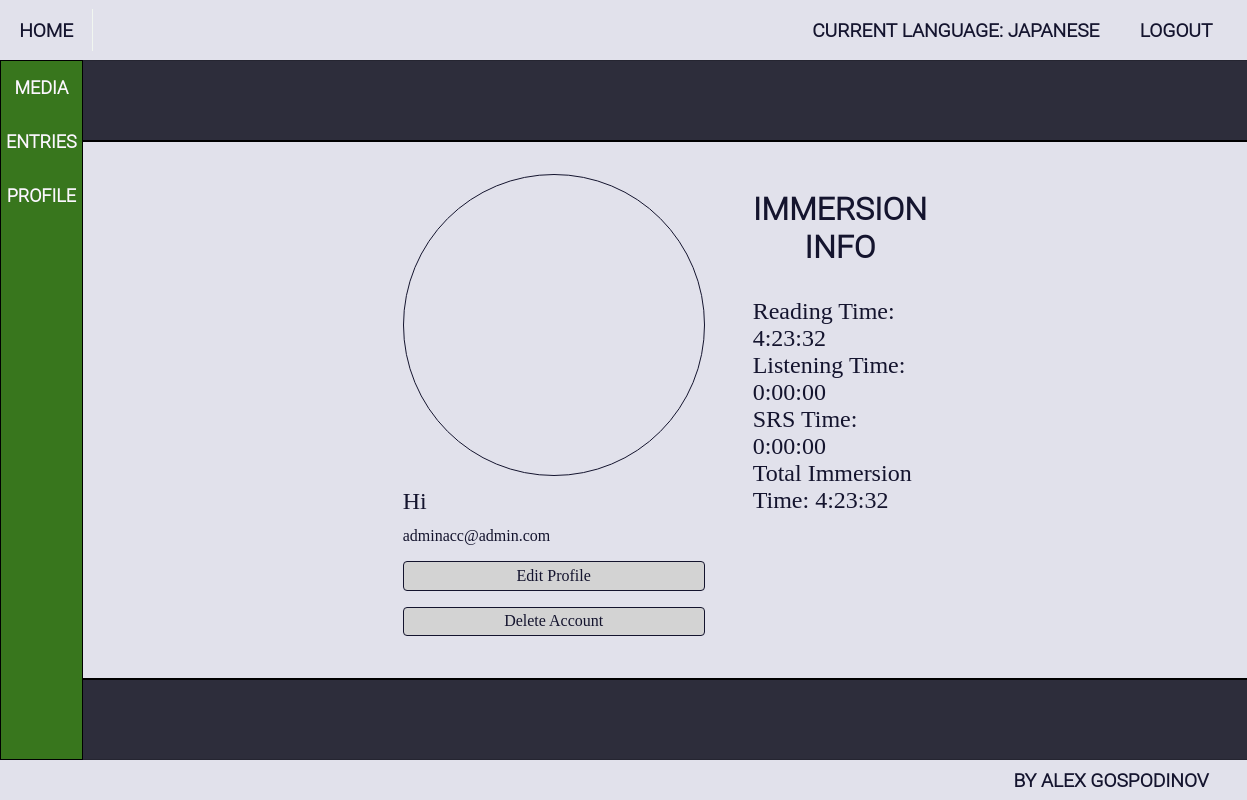
/accounts/profile/1/details/ (signed in), run on the app's committed database.
### ImmersionTracker/accounts/models.py (models this page shows, shortened)
class ImmersionTrackerUser(auth_models.AbstractBaseUser, auth_models.PermissionsMixin):
    MAX_EMAIL_LENGTH = 150
    MAX_FIRST_NAME_LENGTH = 150
    MAX_LAST_NAME_LENGTH = 150
    email = models.EmailField(
        _("email address"),
        max_length=MAX_EMAIL_LENGTH,
        unique=True,
        error_messages={
            "unique": _("A user with that email already exists."),
        },
    )
    first_name = models.CharField(_("first name"), max_length=MAX_FIRST_NAME_LENGTH, blank=True)
    last_name = models.CharField(_("last name"), max_length=MAX_LAST_NAME_LENGTH, blank=True)
    is_staff = models.BooleanField(
        _("staff status"),
        default=False,
        help_text=_("Designates whether the user can log into this admin site."),
    )
    is_active = models.BooleanField(
        _("active"),
        default=True,
        help_text=_(
            "Designates whether this user should be treated as active. "
            "Unselect this instead of deleting accounts."
        ),
    )
    date_joined = models.DateTimeField(_("date joined"), default=timezone.now)
    object = ImmersionTrackerUserManager()
    USERNAME_FIELD = 'email'

class Profile(models.Model):
    NICKNAME_MAX_LENGTH = 20
    nickname = models.CharField(
        max_length=NICKNAME_MAX_LENGTH,
        blank=True,
        null=True,
    )
    current_language = models.ForeignKey('languages.Language', on_delete=models.SET_NULL, blank=True, null=True)
    user = models.OneToOneField(
        ImmersionTrackerUser,
        on_delete=models.CASCADE,
        related_name='profile',
        primary_key=True,
    )
    @property
    def reading_time(self):
        return self.current_language.reading_time
    @property
    def listening_time(self):
        return self.current_language.listening_time
    def srs_time(self):
        return self.current_language.srs_time
    @property
    def immersion_time(self):
        return self.reading_time + self.listening_time

### ImmersionTracker/languages/models.py (models this page shows, shortened)
class Language(models.Model):
    LANGUAGE_NAME_MAX_LENGTH = 20
    name = models.CharField(
        max_length=LANGUAGE_NAME_MAX_LENGTH,
        null=False,
        blank=False,
    )
    user_profile = models.ForeignKey(
        Profile,
        on_delete=models.CASCADE,
        related_name='languages',
        null=False,
        blank=False,
    )
    @property
    def reading_time(self):
        return sum((entry.time_length for entry in self.readingentry.all()), datetime.timedelta())
    @property
    def listening_time(self):
        return sum((entry.time_length for entry in self.listeningentry.all()), datetime.timedelta())
    @property
    def srs_time(self):
        return sum((entry.time_length for entry in self.srsentry.all()), datetime.timedelta())

### ImmersionTracker/immersion_entries/models.py (models this page shows, shortened)
class BaseEntry(models.Model):
    time_length = models.DurationField()
    created_on = models.DateTimeField(
        auto_now_add=True,
    )
    edited_on = models.DateTimeField(
        auto_now=True,
    )
    user_profile = models.ForeignKey(
        Profile,
        on_delete=models.CASCADE,
        related_name='%(class)s',
        blank=False,
        null=False,
    )
    language = models.ForeignKey(
        Language,
        on_delete=models.CASCADE,
        related_name='%(class)s',
        blank=False,
        null=False,
    )
    class Meta:
        abstract = True

class ReadingEntry(BaseEntry):
    char_length = models.IntegerField(
        default=None,
        null=True,
        blank=True,
    )
    media = models.ForeignKey(
        ReadingMedia,
        on_delete=models.DO_NOTHING,
        related_name='entries',
    )

### ImmersionTracker/accounts/views.py (the view)
# urls.py: path('<int:pk>/details/', ProfileDetailsView.as_view(), name='profile_details'),
class ProfileDetailsView(LoginRequiredMixin, views.DetailView):
    queryset = Profile.objects.all()
    template_name = 'accounts/profile_details.html'

### templates/accounts/profile_details.html
{% extends 'base.html' %}
{% block main_content %}
    <div class="profile-wrapper">
        <div class="profile-picture-and-nickname">
            <div class="profile-picture">
            </div>
            <div class="nickname-display">
                {{ object.nickname }}
            </div>
            <div class="email-display">
                {{ request.user.email }}
            </div>
            <a href="{% url 'profile_edit' pk=object.pk %}" class="edit-profile-btn">Edit Profile</a>
            <a href="{% url 'account_delete' pk=object.pk %}" class="edit-profile-btn">Delete Account</a>
        </div>
        <div class="profile-details-and-options">
            <div class="profile-details">
                <div class="immersion-info">
                    <div class="immersion-info-label"> IMMERSION INFO</div>
                    {% if request.user.profile.current_language %}
                        <div class="profile-details-value">Reading Time: {{ object.reading_time }}</div>
                        <div class="profile-details-value">Listening Time: {{ object.listening_time }}</div>
                        <div class="profile-details-value">SRS Time: {{ object.srs_time }}</div>
                        <div class="profile-details-value">Total Immersion Time: {{ object.immersion_time }}</div>
                    {% else %}
                        <div class="new-current-language-message">No current language set, no info to display</div>
                    {% endif %}
                </div>
            </div>
        </div>
    </div>
{% endblock %}

### templates/base.html (shortened to what this page needs)
{% load static %}
<!DOCTYPE html>
<html lang="en">
<head>
    <link rel="stylesheet" href="{% static 'style/style.css' %}">
</head>
<body>
    <header>
        <div class="go-to-index-btn">
            <a href="{% url 'index' %}"> Home </a>
        </div>
        <div class="navigation">
            <ul class="header-nav logout-and-language">
                {% if request.user.is_authenticated %}
                    <li><a href="{% url 'languages_index' %}">Current Language:
                        {% if request.user.profile.current_language %}
                            {{ request.user.profile.current_language.name }}
                        {% else %}
                            None
                        {% endif %}
                        </a>
                    </li>
                    <li><a href="{% url 'logout' %}"> Logout </a></li>
                {% else %}
                    <li><a href="{% url 'login' %}"> Log In </a></li>
                    <li><a href="{% url 'register_account' %}"> Register </a></li>
                {% endif %}
            </ul>
        </div>
    </header>
    <div class="base-wrapper">
    <div class="sidebar">
        <ul class="sidebar-buttons">
            {% if request.user.is_authenticated %}
                <li class="sidebar-button"><a href="{% url 'all_media' %}"><span>Media</span> </a></li>
                <li class="sidebar-button"><a href="{% url 'all_entries' %}"><span>Entries</span></a></li>
                <li class="sidebar-button"><a href="{% url 'profile_details' pk=request.user.id %}"><span>Profile</span></a></li>
            {% endif %}
        </ul>
    </div>
        {% block main_content %}
        {% endblock %}
    </div>
    <footer class="footer">
        <p class="credit">By Alex Gospodinov</p>
    </footer>
</body>
</html>

### staticfiles/style/main.css (style rules this page uses)
body { background-color: #2d2d3b; color: #FCF7FF; height: 100vh; margin: 0; padding: 0; display: flex; flex-direction: column; }
a { color: inherit; text-decoration: none; }
.base-wrapper { flex: 1; display: flex; }
html { overflow: hidden; }

### staticfiles/style/header_footer_and_sidebar.css (style rules this page uses)
header, footer { background-color: #e1e1eb; color: #14142e; font-size: larger; font-family: "Roboto Light", sans-serif; font-weight: bold; text-transform: uppercase; height: 60px; box-shadow: 1px 0 1px black; display: flex; flex-direction: row; align-items: center; }
.footer { height: 40px; justify-content: end; padding-right: 2em; }
.navigation { display: flex; flex-direction: row; justify-content: end; flex: 1; }
.header-nav { margin: 1em 0 1em 0; padding: 0 1em 0 1em; list-style-type: none; display: flex; flex-direction: row; gap: 0.5em; }
.header-nav > li { padding: 0.5em 0.8em 0.5em 0.8em }
.go-to-index-btn { flex: 0; padding: 0.5em 1em 0.5em 1em; margin-right: 0.5em; border-right: 0.1em solid #f1f6f0; }
.sidebar { width: 20em; background-color: #38761d; border: 1px solid black; font-size: large; font-family: "Roboto Light", sans-serif; font-weight: bold; }
.sidebar > ul { list-style-type: none; text-transform: uppercase; }
.sidebar-button { width: 100%; height: 3em; line-height: 3em; text-align: center; }
.sidebar-button > a { display: block; height: 100%; }
ul { padding: 0; margin: 0; }

### staticfiles/style/profile_details.css (style rules this page uses)
.profile-wrapper { width: 100%; display: flex; flex-direction: row; gap: 3em; flex: 1; justify-content: space-between; background-color: #e1e1eb; color: #14142e; border-top: 2px solid black; border-bottom: 2px solid black; margin: 5em 0 5em 0; padding: 2em 20em 0 20em; }
.profile-picture { width: 300px; height: 300px; border-radius: 50%; border: 1px solid #14142e; }
.nickname-display { flex: 1; font-size: x-large; padding: 0.5em 0 0.5em 0; }
.edit-profile-btn { display: block; padding: 0.3em 1em; margin-top: 1em; border: 1px solid #14142e; border-radius: 4px; background: lightgray; text-align: center; }
.profile-details-and-options { flex: 1; }
.immersion-info-label { padding: 0.5em 0 1em 0; font-size: 2em; font-family: "Roboto Light", sans-serif; font-weight: bold; text-align: center; }
.profile-details-value { font-size: 1.5em; }

### data on the page
ImmersionTrackerUser: user.profile.current_language.name "JAPANESE", user.email "adminacc@admin.com"
Profile: nickname "Hi", reading_time "4:23:32", listening_time "0:00:00", srs_time "0:00:00", immersion_time "4:23:32"
